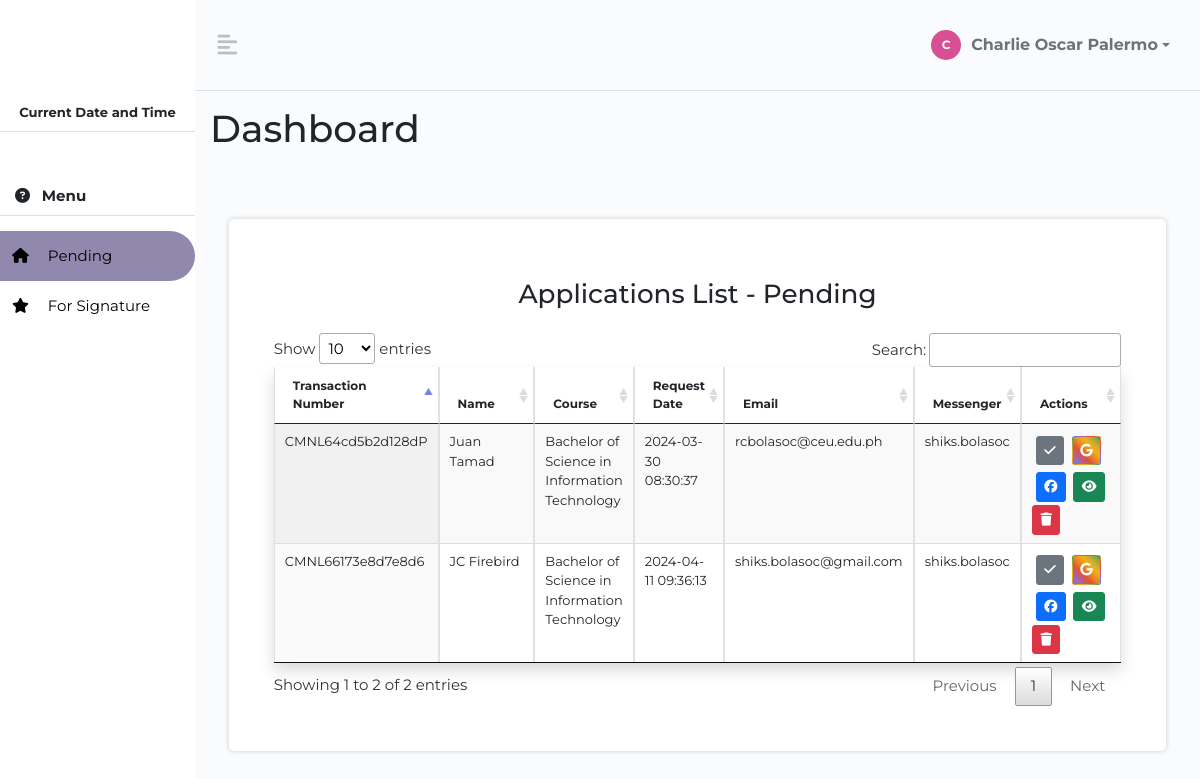
The app's page /udashboard.php (signed in) with its own data.
### tables this page shows
CREATE TABLE IF NOT EXISTS `tbl_accounts` (
  `id` int(10) UNSIGNED NOT NULL AUTO_INCREMENT,
  `username` varchar(20) DEFAULT NULL,
  `password` varchar(64) DEFAULT NULL,
  `salt` varchar(32) DEFAULT NULL,
  `name` varchar(50) DEFAULT NULL,
  `joined` datetime DEFAULT NULL,
  `groups` int(11) DEFAULT NULL,
  `colleges` varchar(100) DEFAULT NULL,
  `quote` varchar(20) DEFAULT NULL,
  `dp` longblob,
  `nm` varchar(255) DEFAULT NULL,
  `mm` varchar(255) DEFAULT NULL,
  `email` varchar(120) DEFAULT NULL,
  `diploma` tinyint(1) NOT NULL DEFAULT '0',
  PRIMARY KEY (`id`)
);

CREATE TABLE IF NOT EXISTS `tbl_transaction` (
  `id` int(11) NOT NULL AUTO_INCREMENT,
  `transactionid` varchar(255) NOT NULL,
  `stdn` varchar(255) NOT NULL,
  `yeargrad` varchar(255) NOT NULL,
  `status` varchar(255) NOT NULL,
  `fullname` varchar(255) NOT NULL,
  `course` varchar(255) NOT NULL,
  `reason` varchar(255) NOT NULL,
  `contactnumber` varchar(255) NOT NULL,
  `emailaddress` varchar(255) NOT NULL,
  `facebook` varchar(255) NOT NULL,
  `dateapp` datetime NOT NULL DEFAULT CURRENT_TIMESTAMP,
  `remarks` varchar(255) NOT NULL DEFAULT 'PENDING',
  `dateconfirmed` datetime DEFAULT NULL,
  `paymentdate` datetime DEFAULT NULL,
  `signeddate` datetime DEFAULT NULL,
  `releasedate` datetime DEFAULT NULL,
  `points` double NOT NULL,
  `price` double NOT NULL,
  `specialinstruction` text,
  `assignee` varchar(255) DEFAULT NULL,
  `summary` text,
  `info` varchar(255) DEFAULT NULL,
  `extra` varchar(255) DEFAULT NULL,
  `releasedby` varchar(255) DEFAULT NULL,
  PRIMARY KEY (`id`)
);

### resource/php/class/Conf.php (called while the page is built)
<?php
class Conf{
    public static function get($path=null){
        if($path){
            $config = $GLOBALS['config'];
            $path = explode('/',$path);
            foreach ($path as $bit) {
                if(isset($config[$bit])){
                    $config = $config[$bit];
                }
            }
            return $config;
        }
    }
}
 ?>

### resource/php/class/DB.php (called while the page is built, shortened)
<?php
class DB{
    private static $_instance = null;
    private $_pdo,
            $_query,
            $_error=false,
            $_result,
            $_count= 0;
    private function __construct() {
        try {
            $this->_pdo = new PDO('mysql:host='.Conf::get('mysql/host').';dbname='.Conf::get('mysql/db'),Conf::get('mysql/username'),Conf::get('mysql/password'));
        } catch (PDOException $e) {
            die($e->getMessage());
        }
    }
    public static function getInstance(){
        if(!isset(self::$_instance)){
            self::$_instance = new DB();
        }
        return self::$_instance;
    }
    public function query ($sql,$params =array()){
        $this-> _error = false;
        if($this->_query = $this->_pdo->prepare($sql)){
            $x=1;
            if(count($params)){
                foreach ($params as $param) {
                    $this->_query->bindValue($x,$param);
                    $x++;
                }
            }
        }
        if($this->_query->execute()){
            $this->_result = $this->_query->fetchAll(PDO::FETCH_OBJ);
            $this->_count = $this->_query->rowCount();
        }else{
            $this->_error = true;
        }
        return $this;
    }
    public function error(){
        return $this->_error;
    }
    public function action($action,$table,$where=array()){
        if(count($where) ===3){
            $operators = array('=','>','<','>=','<=');
            $field      =$where[0];
            $operator   =$where[1];
            $value      =$where[2];
            if(in_array($operator,$operators)){
                $sql ="{$action} FROM {$table} WHERE {$field}{$operator} ?";
                if(!$this->query($sql, array($value))->error()){
                    return $this;
                }
            }
        }
        return false;
    }
    public function get($table,$where){
        return $this->action('SELECT *',$table, $where);
    }
    public function count(){
        return $this->_count;
    }
    public function result(){
        return $this->_result;
    }
    public function first(){
        return $this->result()[0];
    }
}
?>

### resource/php/class/user.php (called while the page is built, shortened)
<?php
class user{
    private $_db,
            $_data,
            $_sessionName,
            $_cookieName,
            $_isLoggedIn;
    public function __construct($user = null){
        $this->_db = DB::getInstance();
        $this->_sessionName= Conf::get('session/session_name');
        if(!$user){
            if(Session::exists($this->_sessionName)){
                $user= Session::get($this->_sessionName);
                if($this->find($user)){
                    $this->_isLoggedIn = true;
                }else{
                }
            }
        }else {
            $this->find($user);
        }
    }
    public function find($user=null){
        if($user){
            $field=(is_numeric($user)) ? 'id' :'username';
            $data = $this->_db->get('tbl_accounts',array($field,'=',$user));
            if($data->count()){
                $this->_data = $data->first();
                return true;
            }
        }
        return false;
    }
    public function data(){
        return $this->_data;
    }
}
 ?>

### resource/php/class/Session.php (called while the page is built, shortened)
<?php
class Session{
    public static function exists($name){
        return (isset($_SESSION[$name])) ? true : false;
    }
    public static function get($name){
        return $_SESSION[$name];
    }
}
 ?>

### resource/php/class/viewtable.php (the view, shortened to what this page needs)
<?php
class viewtable extends config{
  public function kcej_rTrans()
  {
    $user = new user();
    $assignee = $user->data()->id;
    $con = $this->con();
    $sql = "SELECT *, 'reg' as `apptype` from `tbl_transaction` WHERE `assignee` = '$assignee' AND `remarks` = 'ASSIGNED'";
    $data= $con->prepare($sql);
    $data->execute();
    $result = $data->fetchAll(PDO::FETCH_ASSOC);
    echo "<h3 class='text-center p-3'> Applications List - Pending </h3>";
    echo "<table id='dataTable' class='table table-bordered table-sm table-bordered table-hover shadow display' width='100%' style='font-size: 12px'>";
    echo "<thead class='thead-dark'>";
    echo "<th>Transaction Number</th>";
    echo "<th style='width: 250px;'>Name</th>";
    echo "<th>Course</th>";
    echo "<th>Request Date</th>";
    echo "<th>Email</th>";
    echo "<th>Messenger</th>";
    echo "<th style='width: 200px;'>Actions</th>";
    echo "</thead>";
    foreach ($result as $data) {
    echo "<tr style='font-size: 13px'>";
    echo "<td>$data[transactionid]</td>";
    echo "<td>$data[fullname]</td>";
    echo "<td>$data[course]</td>";
    echo "<td>$data[dateapp]</td>";
    echo "<td>$data[emailaddress]</td>";
    if(empty($data['facebook'])){
      echo "<td>No Data</td>";
    }else{
      echo "<td>$data[facebook]</td>";
    }
    echo "<td><a href='actions.php?transactionID=".$data['transactionid']."&state=1&type=".$data['apptype']."&landing=udash' class='btn btn-sm  btn-secondary m-1' data-toggle='tooltip' data-placement='top' title='Set as For Signature'><i class='fa-solid fa-check'></i></a>";
    echo "<a href='https://mail.google.com/mail/?view=cm&fs=1&to=$data[emailaddress]&su= $data[fullname] - CEU Document Request -  $data[transactionid]' target='_blank' class='btn btn-sm  btn-google m-1' data-toggle='tooltip' data-placement='top' title='Open Gmail'><i class='fa-brands fa-google'></i></a>";
     if(empty($data['facebook'])){
            echo "<a href='#' class='btn btn-sm  btn-secondary m-1 disabled' data-toggle='tooltip' data-placement='top' title='FB'><i class='fa-brands fa-facebook' disabled></i></a>";
    }else{
      echo "<a href='https://www.messenger.com/t/$data[facebook]' target='__blank' class='btn btn-sm  btn-primary m-1' data-toggle='tooltip' data-placement='top' title='FB'><i class='fa-brands fa-facebook'></i></a>";
          }
    echo       "<a href='info.php?tID=".$data['transactionid']."&type=".$data['apptype']."' class='btn btn-sm  btn-success m-1' target='_blank' data-toggle='tooltip' data-placement='top' title='View Request Details'><i class='fa-solid fa-eye'></i></a>
                <a href='#' class='btn btn-sm btn-danger remove-request' data-bs-toggle='modal' data-bs-target='#confirmationModal' data-transaction-id='$data[transactionid]' data-toggle='tooltip' data-placement='top' title='Remove Request'><i class='fa-solid fa-trash'></i></a>
                    </td>";
    }
   echo "</table>";
  }
}

### udashboard.php (shortened to what this page needs)
<?php
$table = new viewtable();
$user = new user();
?>
<!DOCTYPE html>
<html lang="en" dir="ltr">
<head>
    <link href="https://cdn.jsdelivr.net/npm/bootstrap@5.0.2/dist/css/bootstrap.min.css" rel="stylesheet"
>
    <link rel="stylesheet" href="resource/css/kcej_styles.css" type="text/css">
          <link rel="stylesheet" type="text/css" href="vendor/css/dataTables.css">
</head>
<body>
    <header>
        <div class="d-flex" id="wrapper">
            <div class="bg-white" id="sidebar-wrapper">
                <div class="sidebar-heading text-center py-4 primary-text fs-4 fw-bold text-uppercase">
                </div>
                <div class="list-group list-group-flush my-3">
                    <a class="list-group-item list-group-item-action fw-bold text-center mb-5">
                    <small>Current Date and Time</small>
                    </a>
                    <a class="list-group-item list-group-item-action fw-bold">
                        <i class="fas fa-question-circle me-2"></i> Menu</a>
                    <div class="item mt-3">
                        <a class="sub-btn bg-selected" href="udashboard"><i class="fa-solid fa-house"></i> Pending </a>
                    </div>
                    <div class="item">
                        <a class="sub-btn" href="udashboardfs"><i class="fa-solid fa-star"></i> For Signature </a>
                    </div>
                </div>
            </div>
            <div id="page-content-wrapper">
                <nav class="navbar navbar-expand-lg navbar-light bg-transparent py-4 px-4 border-bottom">
                    <div class="d-flex align-items-center">
                        <i class="fas fa-align-left primary-text fs-4 me-3" id="menu-toggle"></i>
                    </div>
                    <div class="collapse navbar-collapse" id="navbarSupportedContent">
                        <ul class="navbar-nav  ms-auto mb-2 mb-lg-0">
                            <li class="nav-item dropdown ">
                                <a href="#" class="nav-link dropdown-toggle second-text fw-bold username"
                                    id="navbarDropdown" role="button" data-bs-toggle="dropdown" aria-expanded="false">
                                    <span class="avatar">
                                        <?php echo substr($user->data()->name, 0, 1); ?>
                                    </span>
                                    <?php echo $user->data()->name; ?>
                                </a>
                            </li>
                        </ul>
                    </div>
                </nav>
                <div class="p-3">
                    <h1>Dashboard</h1>
                </div>
                <div class="container-fluid p-5">
                    <div class="row">
                        <div class="col-md p-5 content">
                            <?php $table->kcej_rTrans(); ?>
                        </div>
                    </div>
                </div>
            </div>
        </div>
    </header>
</body>
</html>

### resource/css/kcej_styles.css (style rules this page uses)
* { margin:0; padding:0; font-family: 'Montserrat', "sans-serif"; scroll-behavior: smooth; box-sizing: border-box; }
html { background-color: white; color:#555; font-family: "Montserrat", "sans-serif"; font-size: 15px; text-rendering: optimizeLegibility; scroll-behavior: smooth; }
body { animation: fadeInAnimation ease 1.5s; animation-iteration-count: 1; animation-fill-mode: forwards; }
.bg-selected { background-color: rgba(36, 18, 94, 0.5); border-radius: 100px 9999px 9999px 100px; }
.avatar { width: 30px; height: 30px; border-radius: 50%; display: flex; align-items: center; justify-content: center; font-size: 12px; font-weight: bold; color: white; background: rgba(214, 80, 147, 1); margin-right: 10px; }
.username { font-size: 16px; display: flex; align-items: center; }
:root { --main-bg-color:#24125f; --main-text-color: #bbbec5; --second-text-color: #bbbec5; --second-bg-color: #c1efde; }
.primary-text { color: var(--main-text-color); }
.second-text { color: var(--second-text-color); }
.content { height: 100%; background-color: white; border-radius: 5px; -moz-box-shadow: 0 0 3px #ccc; -webkit-box-shadow: 0 0 3px #ccc; box-shadow: 0 0 5px #ccc; }
table { font-size: 12px; }
.btn-google { background-image: linear-gradient(45deg, hsl(217deg 89% 61%) 0%, hsl(246deg 50% 64%) 9%, hsl(298deg 28% 53%) 18%, hsl(344deg 51% 56%) 27%, hsl(11deg 72% 54%) 36%, hsl(25deg 78% 53%) 45%, hsl(34deg 84% 53%) 55%, hsl(42deg 90% 51%) 64%, hsl(45deg 73% 51%) 73%, hsl(55deg 51% 47%) 82%, hsl(84deg 37% 47%) 91%, hsl(151deg 83% 34%) 100%); color: white; }
#wrapper { overflow-x: hidden; background-image: linear-gradient( to right, #F9fbfd, #F9fbfd, #F9fbfd, #F9fbfd, #F9fbfd ); }
#sidebar-wrapper { min-height: 93vh; margin-left: -13rem; transition: margin 0.25s ease-out; }
#sidebar-wrapper .sidebar-heading { padding: 0; }
#page-content-wrapper { min-width: 100vw; }
#menu-toggle { cursor: pointer; }
#sidebar-wrapper .list-group { width: 13rem; }
#sidebar-wrapper .list-group .item { position: relative; cursor: pointer; }
#sidebar-wrapper .list-group .item a { color: #000; text-decoration: none; display: block; padding: 5px 12px; line-height: 40px; }
#sidebar-wrapper .list-group .item i { margin-right: 15px; }
@media (min-width: 768px) { #sidebar-wrapper { margin-left: 0; } }
@media (min-width: 768px) { #page-content-wrapper { min-width: 0; width: 100%; } }

### records on screen
tbl_accounts: name "C", name "Charlie Oscar Palermo"
tbl_transaction: transactionid "CMNL64cd5b2d128dP", fullname "Juan Tamad", course "Bachelor of Science in Information Technology", dateapp "2024-03-30 08:30:37", emailaddress "rcbolasoc@ceu.edu.ph", facebook "shiks.bolasoc"
tbl_transaction: transactionid "CMNL66173e8d7e8d6", fullname "JC Firebird", course "Bachelor of Science in Information Technology", dateapp "2024-04-11 09:36:13", emailaddress "shiks.bolasoc@gmail.com", facebook "shiks.bolasoc"
